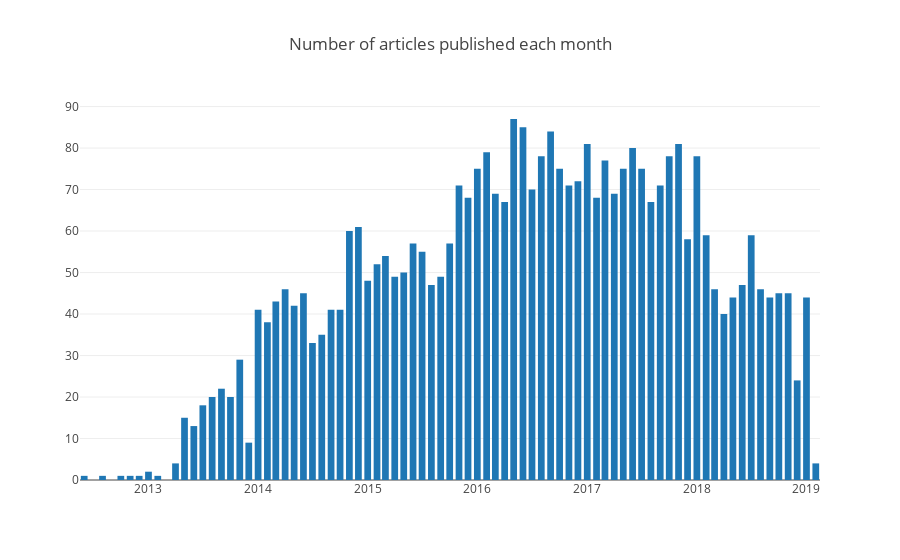

The notebook cell this image was saved under:
### Code cell
plotData = dDocs.groupby("published_period")
plotData = plotData.count().reset_index()

p = [go.Bar(x=plotData["published_period"], y=plotData["published"])]
l = go.Layout(title = "Number of articles published each month")
plotly.offline.iplot({"data": p, "layout":l})

### Figure 1 — Plotly figure (JSON) as saved in the notebook; plotly's stock layout.template omitted (floating-point values rounded to 4 significant figures)
{"data": [{"type": "bar", "uid": "0c29808a-f7c9-429f-9ee8-e829d5d36b6f", "x": ["2012-06", "2012-08", "2012-10", "2012-11", "2012-12", "2013-01", "2013-02", "2013-04", "2013-05", "2013-06", "2013-07", "2013-08", "2013-09", "2013-10", "2013-11", "2013-12", "2014-01", "2014-02", "2014-03", "2014-04", "2014-05", "2014-06", "2014-07", "2014-08", "2014-09", "2014-10", "2014-11", "2014-12", "2015-01", "2015-02", "2015-03", "2015-04", "2015-05", "2015-06", "2015-07", "2015-08", "2015-09", "2015-10", "2015-11", "2015-12", "2016-01", "2016-02", "2016-03", "2016-04", "2016-05", "2016-06", "2016-07", "2016-08", "2016-09", "2016-10", "2016-11", "2016-12", "2017-01", "2017-02", "2017-03", "2017-04", "2017-05", "2017-06", "2017-07", "2017-08", "2017-09", "2017-10", "2017-11", "2017-12", "2018-01", "2018-02", "2018-03", "2018-04", "2018-05", "2018-06", "2018-07", "2018-08", "2018-09", "2018-10", "2018-11", "2018-12", "2019-01", "2019-02"], "y": [1, 1, 1, 1, 1, 2, 1, 4, 15, 13, 18, 20, 22, 20, 29, 9, 41, 38, 43, 46, 42, 45, 33, 35, 41, 41, 60, 61, 48, 52, 54, 49, 50, 57, 55, 47, 49, 57, 71, 68, 75, 79, 69, 67, 87, 85, 70, 78, 84, 75, 71, 72, 81, 68, 77, 69, 75, 80, 75, 67, 71, 78, 81, 58, 78, 59, 46, 40, 44, 47, 59, 46, 44, 45, 45, 24, 44, 4]}], "layout": {"autosize": true, "title": {"text": "Number of articles published each month"}, "xaxis": {"autorange": true, "range": ["2012-05-18", "2019-02-15"], "type": "date"}, "yaxis": {"autorange": true, "range": [0, 91.58], "type": "linear"}}}
